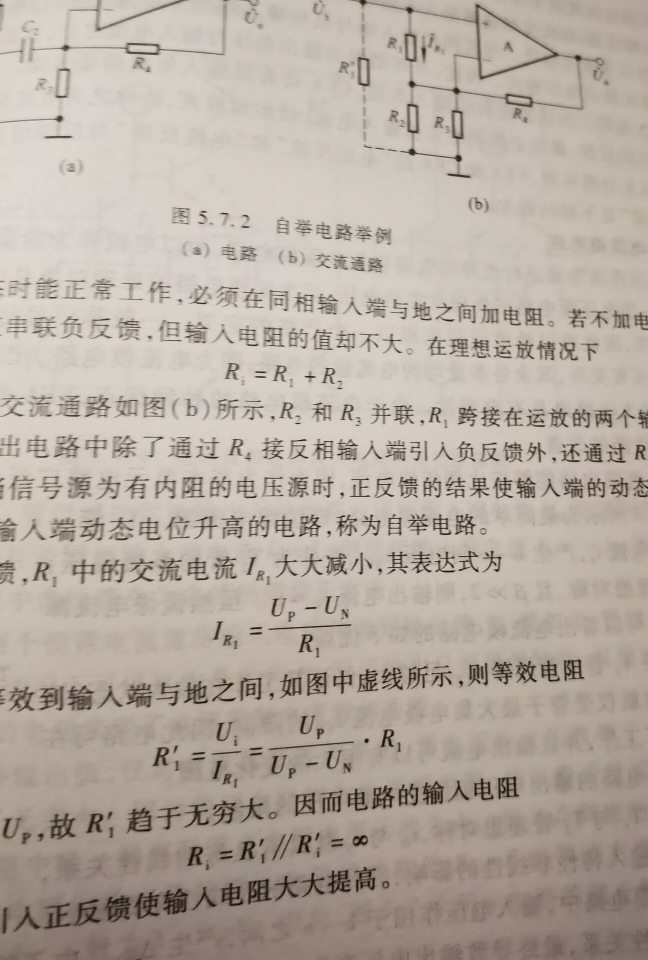
#> input picture pic_left/0.jpg, 1296 x 1920 px (shown at 1/2 size)
$ python -i text_find.py   (imports and definitions only)   (older library calls are emulated)
#> lines starting #> are read from the running program, lines starting #| are printed output that depends on the picture; after the words box and inside, x2 and y2 are one past the last pixel; in counts of white or black regions, pixels touching at a corner belong together
### utils.py
# ——*——coding:utf-8——*——
# author: hhhfccz(胡珈魁) time:2020/11/17
import cv2
import numpy as np


def remove_the_bg(img):
    # 需灰度图
    img_canny = cv2.Canny(img, 127, 255)
    _, img_otsu = cv2.threshold(img_canny, 0, 255, cv2.THRESH_OTSU + cv2.THRESH_BINARY)
    binary = cv2.morphologyEx(img_otsu, cv2.MORPH_CROSS, np.ndarray((3, 3), np.uint8))
    # 掩膜
    se = cv2.getStructuringElement(cv2.MORPH_RECT, (3, 3))
    mask = cv2.dilate(binary, se)
    res = cv2.add(cv2.bitwise_and(img, mask), cv2.bitwise_not(mask))
    return res


# [5 lines left out: function k_means, not called in this run]

### text_find.py
# ——*——coding:utf-8——*——
# author: hhhfccz(胡珈魁) time:2020/11/14
import cv2
import numpy as np
from utils import remove_the_bg
from sklearn.ensemble import IsolationForest


# [185 lines left out: functions find_local_maximums, create_trig_table, hough_lines_point_set, non_max_suppress, corner_detect, level_map and 3 more, not called in this run]


def detect(img_gray, norm=1.2, SCREEN_OR_NOT=0):
    # 自适应直方图均衡
    clahe = cv2.createCLAHE(clipLimit=2.0, tileGridSize=(5, 5))
    img_gray = clahe.apply(img_gray)
    img_gray = remove_the_bg(img_gray)
    img_h, img_w = img_gray.shape

    # 创建mser实例
    mser = cv2.MSER_create(_delta=2, _min_area=300, _max_area=800, _max_variation=0.7)

    # 检测
    regions, _ = mser.detectRegions(img_gray)

    # 得到当前所有boxes
    hulls = [cv2.convexHull(p.reshape(-1, 1, 2)) for p in regions]
    boxes = []
    for hull in hulls:
        x, y, w, h = cv2.boundingRect(hull)
        if w < norm * h and h < norm * w:
            boxes.append([x, y, x + w, y + h])
    # print(len(boxes))

    # 使用NMS算法抑制MSER检测效果
    boxes = non_max_suppress(np.array(boxes))

    # 找到boxes的中心点
    pts = np.zeros((len(boxes), 2))
    pts[:, 0] = (boxes[:, 0] + boxes[:, 2]) / 2
    pts[:, 1] = (boxes[:, 1] + boxes[:, 3]) / 2
    pts = pts.astype(np.int)

    # 随机森林剔除异常点，可选
    if SCREEN_OR_NOT == "y":
        pts = screen_outliers(pts)
    elif SCREEN_OR_NOT == "N":
        print("We will not screen the outliers.")

    # get the text roi
    img_text_whole_roi = get_whole_roi(img_gray, pts, img_w, img_h)

    # get the lines
    lists_mapping = level_map(img_text_whole_roi)
    lists_mapping_new = []
    for list_mapping in lists_mapping:
        if len(list_mapping) >= 1:
            lists_mapping_new.append(list_mapping)
    # print(len(lists_mapping_new))

    return lists_mapping_new, pts


# [2 lines not run here, left out]

>>> import cv2
>>> picture = cv2.imread('pic_left/0.jpg', cv2.IMREAD_GRAYSCALE)
>>> result = detect(picture)
#> in detect, `img_gray = clahe.apply(img_gray)`:
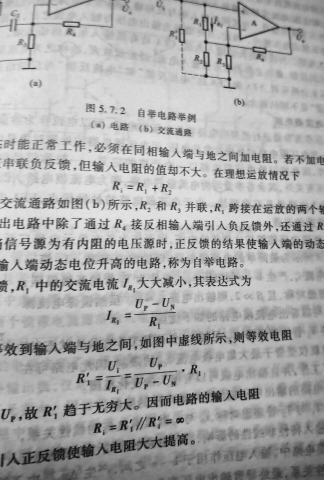
#> img_gray: shape (1920, 1296) (shown at 1/4 size); min 1, max 238, mean 169.8
#> in remove_the_bg, `img_canny = cv2.Canny(img, 127, 255)`:
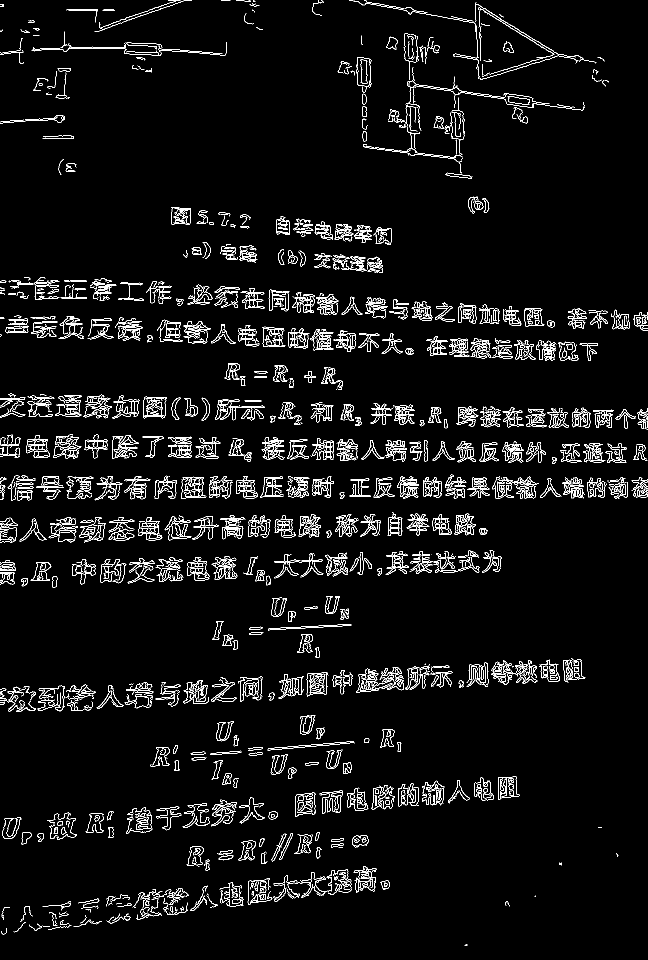
#> img_canny: shape (1920, 1296) (shown at 1/2 size); 4.4% white in thin lines or dots
#> in remove_the_bg, `binary = cv2.morphologyEx(img_otsu, cv2.MORPH_CROSS, np.ndarray((3, 3)..`:
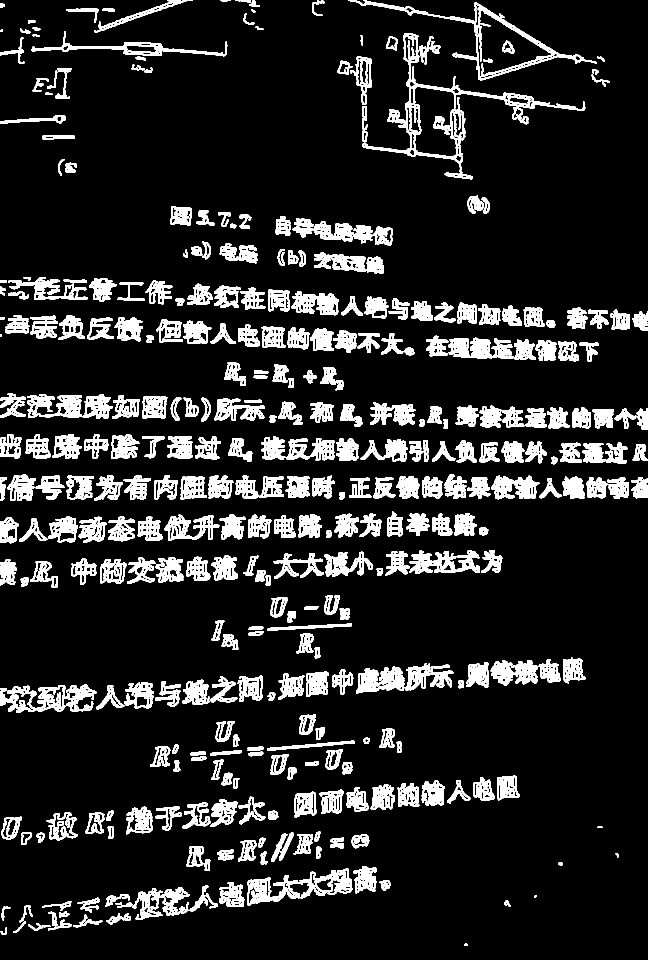
#> binary: shape (1920, 1296) (shown at 1/2 size); 13.3% white; 374 white regions, largest, box (x1, y1, x2, y2) and area: (725, 66, 1171, 359) 9699, (697, 0, 1194, 161) 6115, (494, 1737, 705, 1811) 5523
#> in remove_the_bg, `mask = cv2.dilate(binary, se)`:
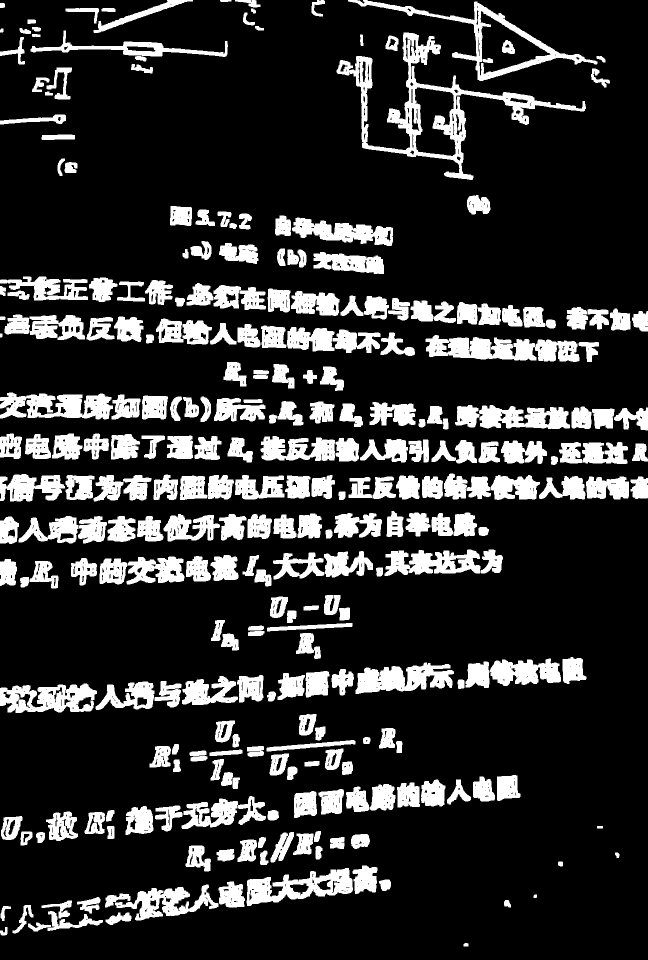
#> mask: shape (1920, 1296) (shown at 1/2 size); 18.5% white; 286 white regions, largest, box (x1, y1, x2, y2) and area: (673, 65, 1172, 360) 20555, (851, 670, 1159, 724) 10603, (696, 0, 1195, 162) 9242
#> in remove_the_bg, `res = cv2.add(cv2.bitwise_and(img, mask), cv2.bitwise_not(mask))`:
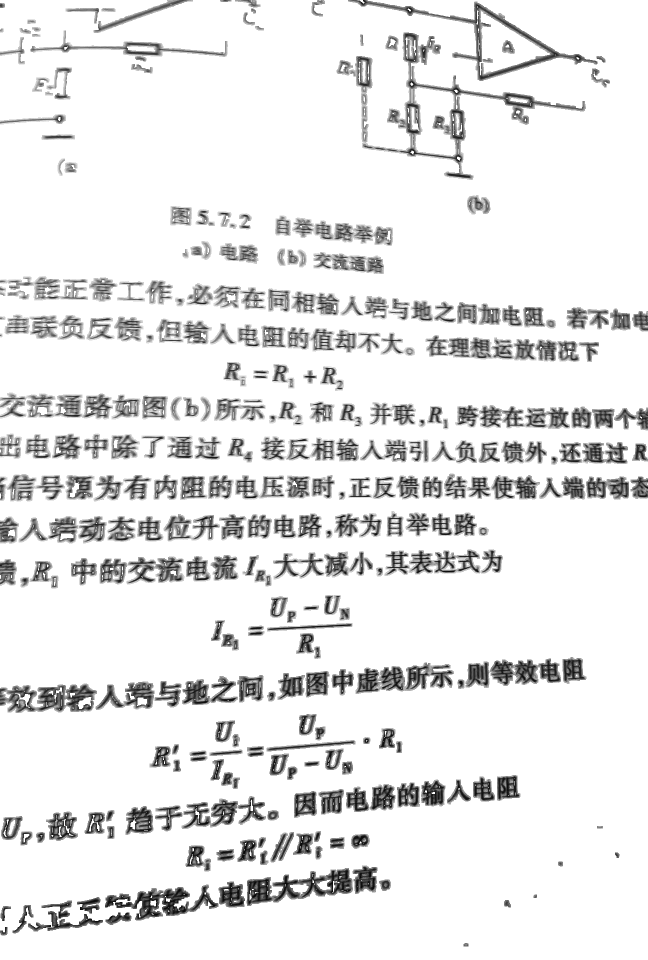
#> res: shape (1920, 1296) (shown at 1/2 size); min 1, max 255, mean 231.5
#> (the run stopped early here; a loop or call above may not have finished)
